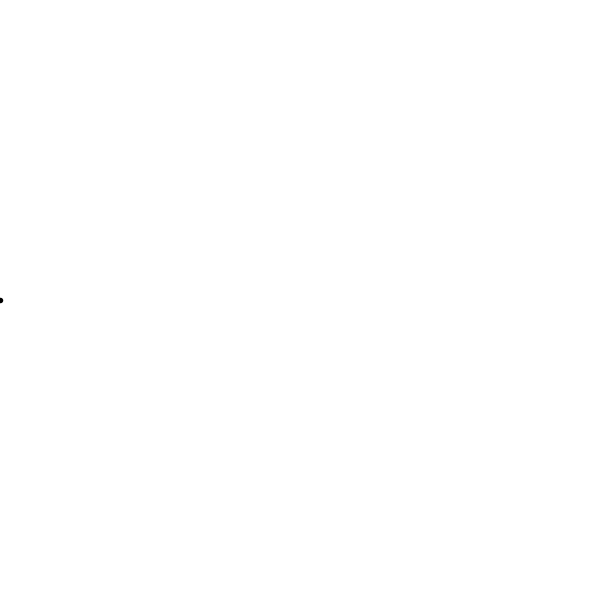
Frame 1 (no input)
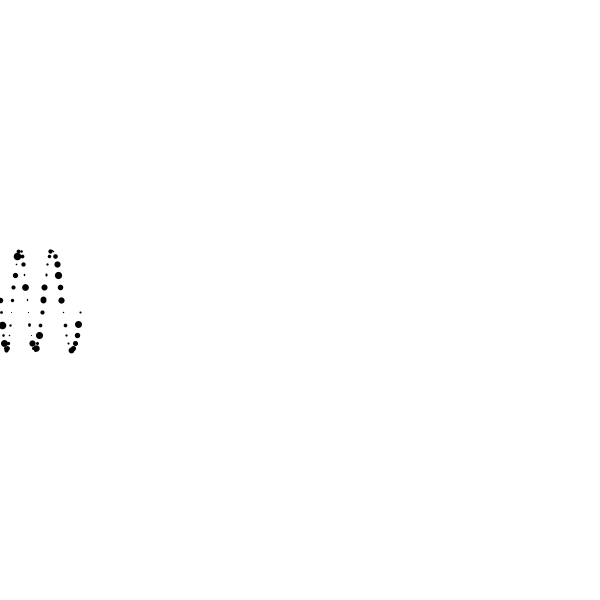
Frame 60 (the mouse pressed at the canvas centre just before this capture)
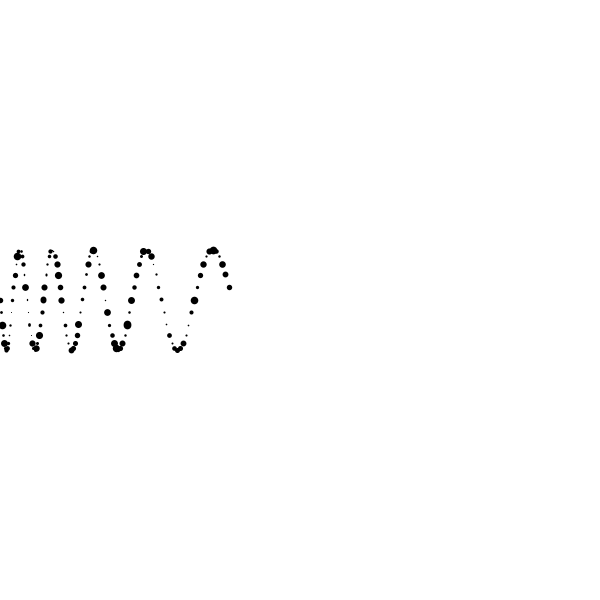
Frame 120 (the mouse held since frame 60 and released just before this capture)

The Processing sketch that drew these frames (run headless with seeded random() and noise(); from frame 60 on, the mouse is pressed at the canvas centre):

// Processing sketch: motion01
// ── motion01.pde
float x = 0.0;
float spd = 1.0;

float theta = 0.0;
float amp = 50;
float freq = PI/180 * 15;

void setup() {
  size(600, 600);
  background(255);
}


void draw() {
  //background(255);
  strokeWeight(random(1, 8));
  point(x, height/2 + sin(theta)*amp);
  spd *= 1.01;
  x += spd;
  theta += freq;
}
